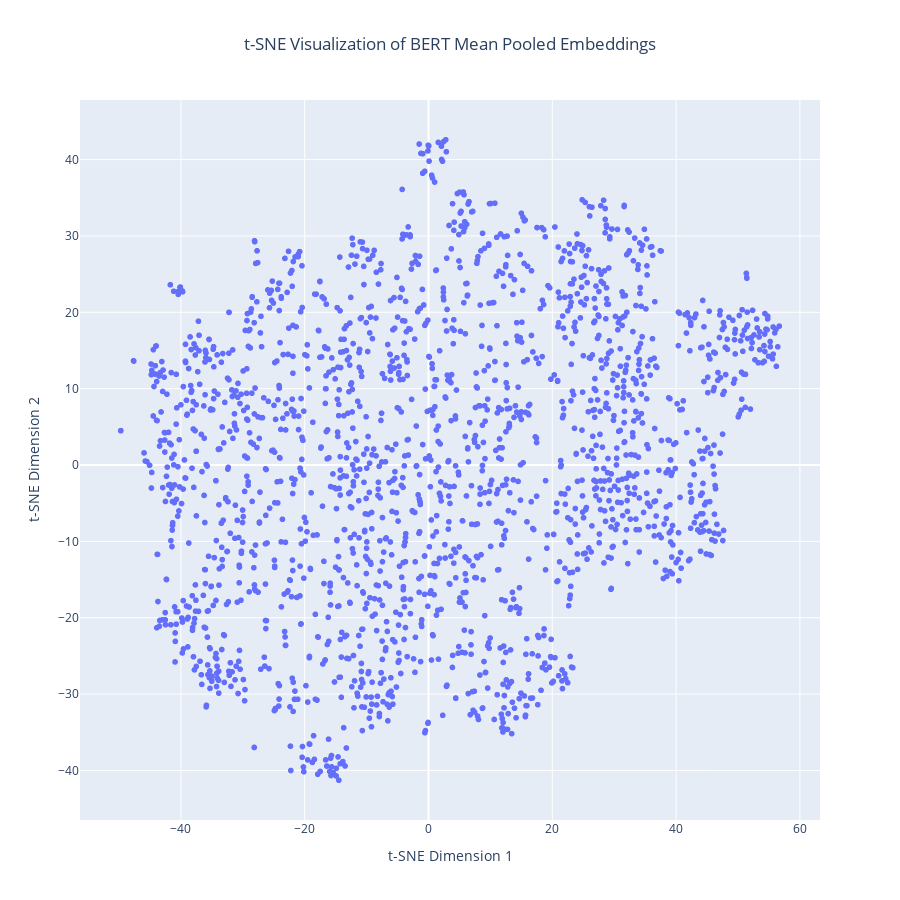

Here is the notebook cell this chart was saved with:
### Code cell
# PLOTTING MEAN POOL EMBEDDINGS
plot_using_tsne(tsne_results_mean_pool, article_names, 900, 900, "Mean")

### Figure 1 — Plotly figure (JSON) as saved in the notebook; plotly's stock layout.template omitted (floating-point values rounded to 4 significant figures; data arrays with more than 128 entries replaced by an {"elided": "..."} marker saying what was removed)
{"data": [{"hovertemplate": "<b>%{hovertext}</b><br><br>t-SNE Dimension 1=%{x}<br>t-SNE Dimension 2=%{y}<extra></extra>", "hovertext": {"elided": "2000 str values"}, "legendgroup": "", "marker": {"color": "#636efa", "symbol": "circle"}, "mode": "markers", "name": "", "showlegend": false, "type": "scattergl", "x": {"elided": "2000 float values"}, "xaxis": "x", "y": {"elided": "2000 float values"}, "yaxis": "y"}], "layout": {"height": 900, "legend": {"tracegroupgap": 0}, "title": {"text": "t-SNE Visualization of BERT Mean Pooled Embeddings", "x": 0.5, "xanchor": "center"}, "width": 900, "xaxis": {"anchor": "y", "domain": [0, 1], "title": {"text": "t-SNE Dimension 1"}}, "yaxis": {"anchor": "x", "domain": [0, 1], "title": {"text": "t-SNE Dimension 2"}}}}
